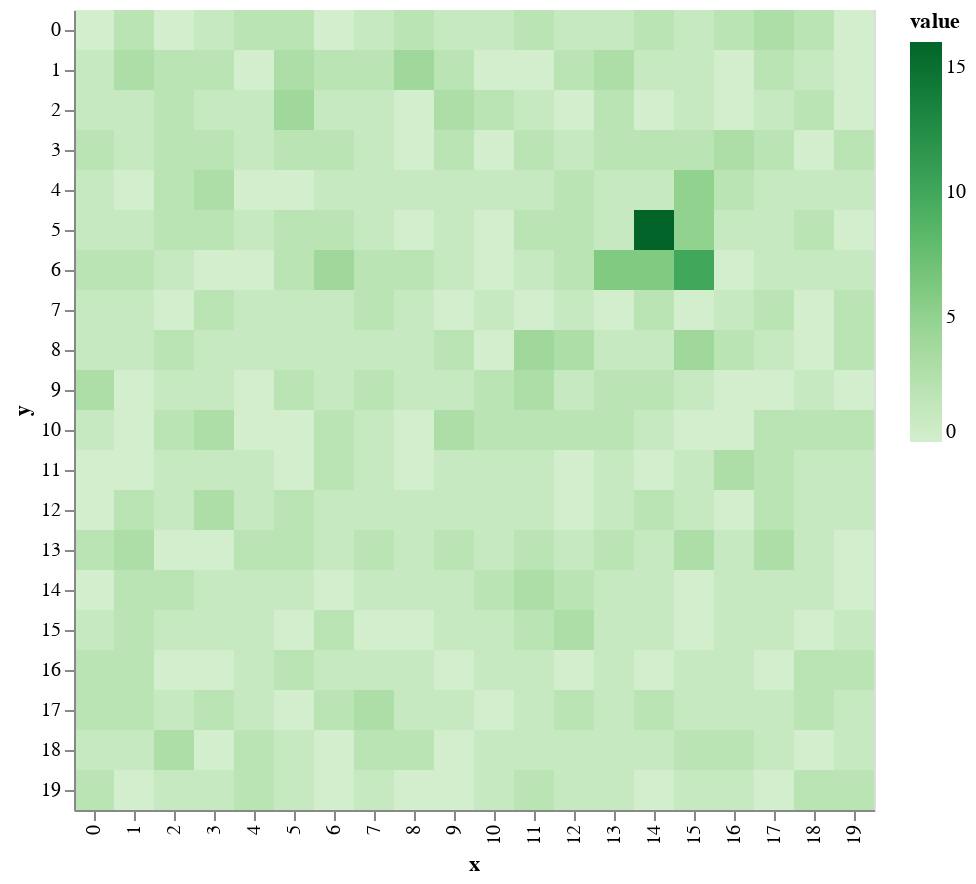

Notebook code for this chart:
### Code cell
world.mountain_shift(mountain)
drawTerrainHeight(world.matrix)

### Figure 1 — Vega-Lite specification as saved in the notebook (floating-point values rounded to 4 significant figures; data arrays with more than 128 entries replaced by an {"elided": "..."} marker saying what was removed)
{"config": {"view": {"continuousWidth": 400, "continuousHeight": 300}}, "data": {"name": "data-d1de53f52b9ce8cda6561d1a4009a750"}, "mark": "rect", "encoding": {"color": {"type": "quantitative", "field": "value", "scale": {"scheme": "greens"}}, "x": {"type": "ordinal", "field": "x"}, "y": {"type": "ordinal", "field": "y"}}, "$schema": "https://vega.github.io/schema/vega-lite/v4.8.1.json", "datasets": {"data-d1de53f52b9ce8cda6561d1a4009a750": {"elided": "400 records"}}}
